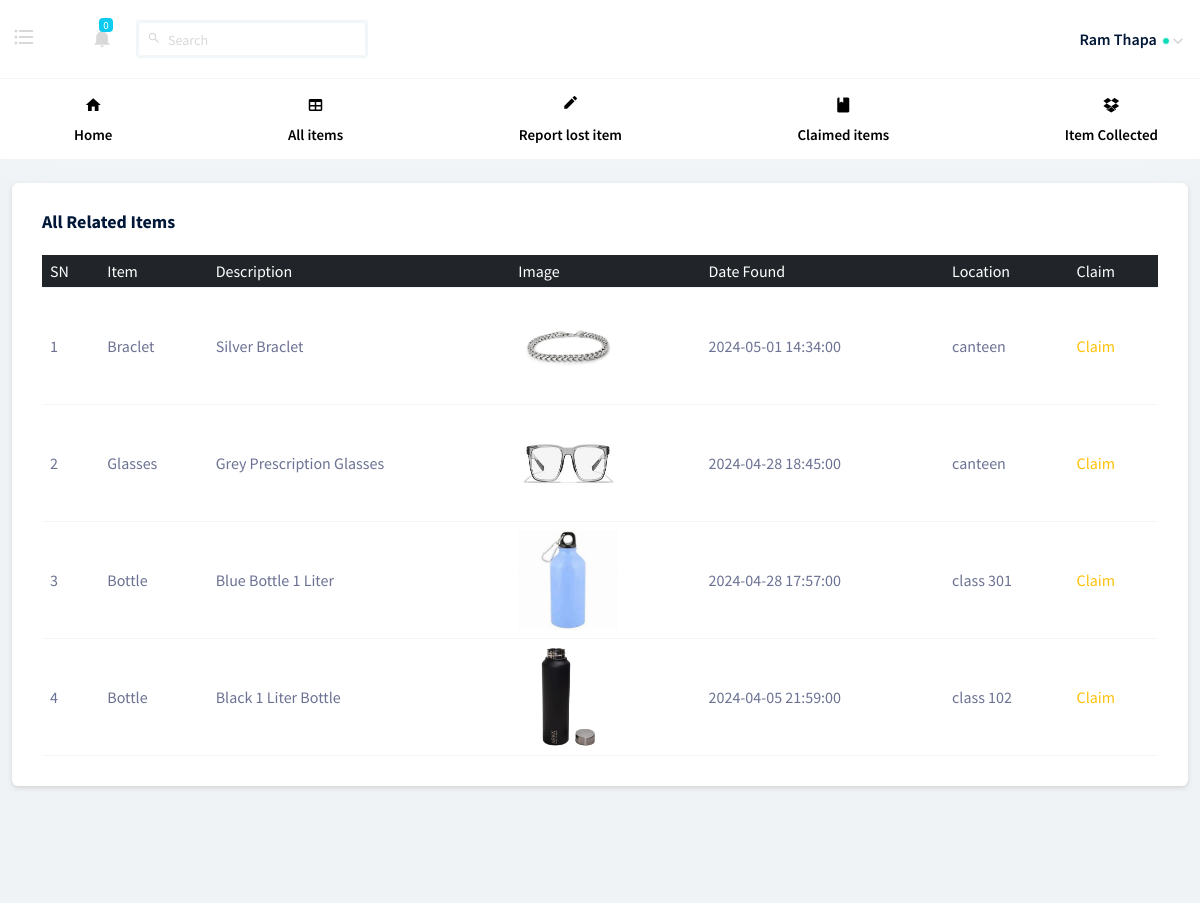
/pages/user/all_item.php (signed in), run on the app's committed database.
### tables this page shows
CREATE TABLE `all_items` (
  `ID` int(11) NOT NULL,
  `item` varchar(200) NOT NULL,
  `description` varchar(500) DEFAULT NULL,
  `date` datetime DEFAULT NULL,
  `location` varchar(200) DEFAULT NULL,
  `image` varchar(500) DEFAULT NULL,
  `collected` int(11) NOT NULL DEFAULT 0
);

### pages/user/all_item.php (the view, shortened to what this page needs)
<?php
require "connection.php";
if(isset($_SESSION['user_id'])){
?>
<!DOCTYPE html>
<html lang="en">
<head>
  <link rel="stylesheet" href="../../vendors/mdi/css/materialdesignicons.min.css">
  <link rel="stylesheet" href="../../vendors/base/vendor.bundle.base.css">
  <link rel="stylesheet" href="../../css/style.css">
</head>
<body>
  <div class="container-scroller">
    <div class="horizontal-menu">
      <nav class="navbar top-navbar col-lg-12 col-12 p-0">
        <div class="container-fluid">
          <div class="navbar-menu-wrapper d-flex align-items-center justify-content-between">
            <ul class="navbar-nav navbar-nav-left">
              <li class="nav-item ms-0 me-5 d-lg-flex d-none">
                <a href="#" class="nav-link horizontal-nav-left-menu"><i class="mdi mdi-format-list-bulleted"></i></a>
              </li>
              <li class="nav-item dropdown">
                <a class="nav-link count-indicator dropdown-toggle d-flex align-items-center justify-content-center" id="notificationDropdown" href="#" data-bs-toggle="dropdown">
                  <i class="mdi mdi-bell mx-0"></i>
                  <?php
                  $sql = "SELECT * FROM notification n LEFT JOIN all_items a ON n.ID = a.ID WHERE n.UID = ?";
                  $stmt = $conn->prepare($sql);
                  $stmt->bind_param("i", $_SESSION['user_id']);
                  $stmt->execute();
                  $result = $stmt->get_result();
                  $row = mysqli_num_rows($result);
                  echo '<span class="count bg-info">' . $row . '</span>';
                  ?>
                </a>
              </li>
              <li class="nav-item nav-search d-none d-lg-block ms-3 border border-2 rounded">
                <div class="input-group">
                  <div class="input-group-prepend">
                    <span class="input-group-text" id="search">
                      <i class="mdi mdi-magnify"></i>
                    </span>
                  </div>
                  <form method="get" action="search.php">
                    <input type="search" class="form-control text-dark" placeholder="Search" aria-label="search" aria-describedby="search" name="search">
                  </form>
                </div>
              </li>
            </ul>
            <ul class="navbar-nav navbar-nav-right">
              <li class="nav-item nav-profile dropdown">
                <a class="nav-link dropdown-toggle" href="#" data-bs-toggle="dropdown" id="profileDropdown">
                  <span class="nav-profile-name"><?php echo $_SESSION['fname'] . " " . $_SESSION['lname']; ?></span>
                  <span class="online-status"></span>
                </a>
              </li>
            </ul>
          </div>
        </div>
      </nav>
      <nav class="bottom-navbar">
        <div class="container">
          <ul class="nav page-navigation">
            <li class="nav-item">
              <a class="nav-link" href="home.php">
                <i class="mdi mdi-home menu-icon"></i>
                <span class="menu-title">Home</span>
              </a>
            </li>
            <li class="nav-item">
              <a href="#" class="nav-link">
                <i class="mdi mdi-table menu-icon"></i>
                <span class="menu-title">All items</span>
              </a>
            </li>
            <li class="nav-item">
              <a href="item_lost_form.php" class="nav-link">
                <i class="mdi mdi-border-color menu-icon"></i>
                <span class="menu-title">Report lost item</span>
              </a>
            </li>
            <li class="nav-item">
              <a href="claimed.php" class="nav-link">
                <i class="mdi mdi-book menu-icon"></i>
                <span class="menu-title">Claimed items</span>
              </a>
            </li>
            <li class="nav-item">
                              <a href="item_collected.php" class="nav-link">
                                  <i class="mdi mdi-dropbox menu-icon"></i>
                                  <span class="menu-title">Item Collected</span>
                              </a>
                          </li>
          </ul>
        </div>
      </nav>
    </div>
    <div class="container-fluid page-body-wrapper">
      <div class="main-panel">
        <div class="content-wrapper">
          <div class="col-lg-12 grid-margin stretch-card">
            <div class="card">
              <div class="card-body">
                <h4 class="card-title">All related items</h4>
                <div class="table-responsive">
                  <?php
                  $sql = "SELECT * FROM `all_items`as a WHERE collected = ? AND a.item IN (select Item from `item_lost` where UID=? ) or a.description IN(select l.Description from `item_lost`as l where UID=?)ORDER BY ID DESC;";
                  $stmt = $conn->prepare($sql);
                  $collected=0;
                  $stmt->bind_param("iii", $collected,$_SESSION['user_id'],$_SESSION['user_id']);
                  $stmt->execute();
                  $result = $stmt->get_result();
                  if (mysqli_num_rows($result) > 0) {
                  ?>
                    <table class="table table-hover">
                      <thead class="bg-dark text-white">
                        <tr>
                          <th>SN</th>
                          <th>Item</th>
                          <th>Description</th>
                          <th>Image</th>
                          <th>Date Found</th>
                          <th>Location</th>
                          <th>Claim</th>
                        </tr>
                      </thead>
                      <tbody>
                        <?php
                        $count = 1;
                        while ($row = mysqli_fetch_assoc($result)) {
                          echo '<tr>';
                          echo '<td>' . $count++ . '</td>';
                          echo '<td>' . $row['item'] . '</td>';
                          echo '<td>' . $row['description'] . '</td>';
                          $img = $row['image'];
                          $uploadDir = "../images/";
                          $targetPath = $uploadDir . basename($img);
                          echo '<td><img src="' . $targetPath . '" alt="' . $img . '" style="width:100px; height:100px; border-radius:0;"/></td>';
                          echo '<td>' . $row['date'] . '</td>';
                          echo '<td>' . $row['location'] . '</td>';
                          echo '<td><a class="text-warning" href="claim.php?ID=' . $row['ID'] . '" style="text-decoration:none;">Claim</a></td>';
                          echo '</tr>';
                        }
                        ?>
                      </tbody>
                    </table>
                  <?php
                  } else {
                      echo  "No Data Found";
                  }
                  ?>
                </div>
              </div>
            </div>
          </div>
        </div>
  </div>
</div>
</div>
</body>
</html>
<?php
} else {
  header("location:login.php");
}?>

### data on the page
all_items: item "Braclet", description "Silver Braclet", image (picture), date "2024-05-01 14:34:00", location "canteen"
all_items: item "Glasses", description "Grey Prescription Glasses", image (picture), date "2024-04-28 18:45:00", location "canteen"
all_items: item "Bottle", description "Blue Bottle 1 Liter", image (picture), date "2024-04-28 17:57:00", location "class 301"
all_items: item "Bottle", description "Black 1 Liter Bottle", image (picture), date "2024-04-05 21:59:00", location "class 102"

### other printed values
$row "0"
$_SESSION['fname'] "Ram"
$_SESSION['lname'] "Thapa"
